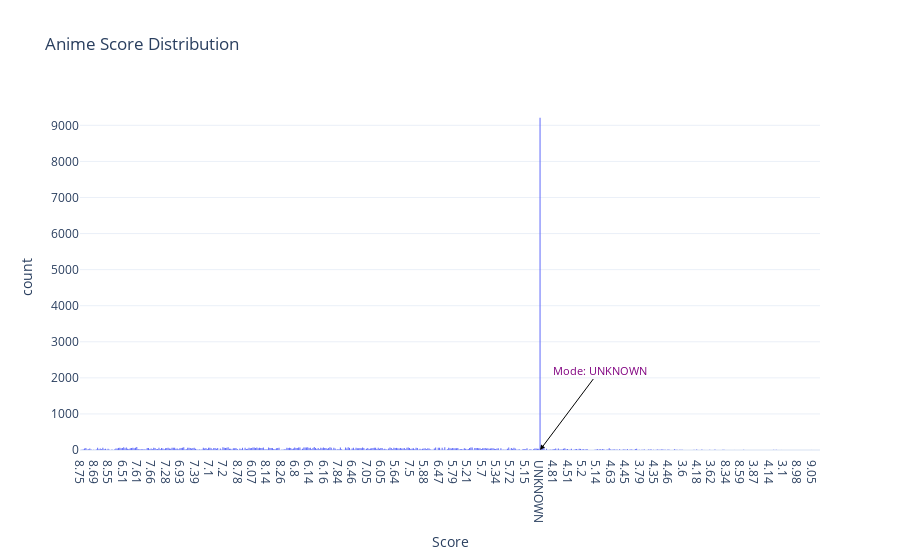
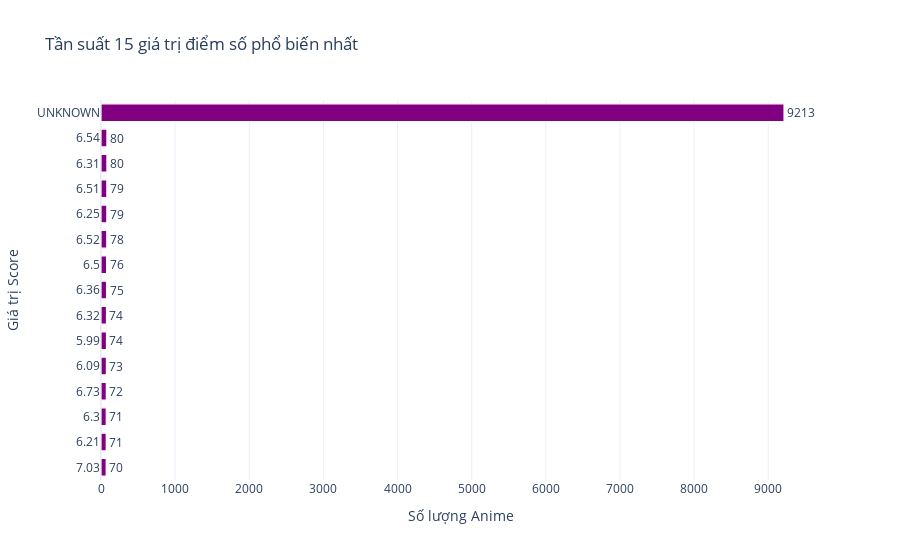

Notebook code cell kept with these figures, in order:
### Markdown cell above
### 3.1.1.Misleading Insight
- What is the distribution of anime scores within our dataset?

### Code cell
# Kiểm tra xem cột 'Score' có tồn tại trong DataFrame không
if 'Score' in df_anime_dataset_2023.columns:
    try:
        # Vẽ biểu đồ phân phối
        fig = px.histogram(
            df_anime_dataset_2023,
            x='Score',
            title='Anime Score Distribution',
            labels={'Score': 'Score'}
        )

        # Tìm Mode (giá trị xuất hiện nhiều nhất)
        mode_value = df_anime_dataset_2023['Score'].mode()[0]
        fig.add_annotation(
            x=mode_value,
            y=0,
            text=f"Mode: {mode_value}",
            showarrow=True,
            arrowhead=2,
            ax=60,  # Di chuyển mũi tên sang phải (giá trị dương)
            ay=-80,  # Di chuyển mũi tên lên trên (giá trị âm)
            font=dict(color="#800080", size=11),  # Đổi màu chữ thành đỏ
            arrowcolor="black"  # Đổi màu mũi tên thành xanh
        )

        # Hiển thị biểu đồ
        fig.show()
    except Exception as e:
        print("Không thể vẽ biểu đồ này do data không phù hợp:", str(e))
else:
    print("Không thể vẽ biểu đồ này do cột 'Score' không tồn tại trong DataFrame.")

# Lấy tần suất xuất hiện của các giá trị trong cột 'Score'
score_counts = df_anime_dataset_2023['Score'].value_counts().reset_index()

# Đổi tên cột để dễ hiểu
score_counts.columns = ['Score', 'Frequency']

# Lấy 15 giá trị phổ biến nhất
top_15_scores = score_counts.head(15)

# Vẽ biểu đồ cột nằm ngang
fig = px.bar(
    top_15_scores,
    x='Frequency',
    y='Score',
    orientation='h',  # Đặt biểu đồ nằm ngang
    title='Tần suất 15 giá trị điểm số phổ biến nhất',
    labels={'Score': 'Giá trị Score', 'Frequency': 'Số lượng Anime'},
    text='Frequency'
)

# Tùy chỉnh giao diện biểu đồ
fig.update_traces(
    textposition='outside',
    marker_color='purple',  # Màu cột
    marker_line_color='white',  # Màu viền cột
    marker_line_width=1.2  # Độ dày viền cột
)

fig.update_layout(
    yaxis=dict(categoryorder='total ascending'),  # Sắp xếp trục y theo thứ tự tăng dần
    bargap=0.3  # Khoảng cách giữa các cột
)

# Hiển thị biểu đồ
fig.show()

### Figure 1 — Plotly figure (JSON) as saved in the notebook; plotly's stock layout.template omitted (floating-point values rounded to 4 significant figures; data arrays with more than 128 entries replaced by an {"elided": "..."} marker saying what was removed)
{"data": [{"bingroup": "x", "hovertemplate": "Score=%{x}<br>count=%{y}<extra></extra>", "legendgroup": "", "marker": {"color": "#636efa", "pattern": {"shape": ""}}, "name": "", "orientation": "v", "showlegend": false, "type": "histogram", "x": {"elided": "24905 str values"}, "xaxis": "x", "yaxis": "y"}], "layout": {"annotations": [{"arrowcolor": "black", "arrowhead": 2, "ax": 60, "ay": -80, "font": {"color": "#800080", "size": 11}, "showarrow": true, "text": "Mode: UNKNOWN", "x": "UNKNOWN", "y": 0}], "barmode": "relative", "legend": {"tracegroupgap": 0}, "title": {"text": "Anime Score Distribution"}, "xaxis": {"anchor": "y", "domain": [0, 1], "title": {"text": "Score"}}, "yaxis": {"anchor": "x", "domain": [0, 1], "title": {"text": "count"}}}}

### Figure 2 — Plotly figure (JSON) as saved in the notebook; plotly's stock layout.template omitted (floating-point values rounded to 4 significant figures)
{"data": [{"hovertemplate": "Số lượng Anime=%{text}<br>Giá trị Score=%{y}<extra></extra>", "legendgroup": "", "marker": {"color": "purple", "line": {"color": "white", "width": 1.2}, "pattern": {"shape": ""}}, "name": "", "orientation": "h", "showlegend": false, "text": [9213.0, 80.0, 80.0, 79.0, 79.0, 78.0, 76.0, 75.0, 74.0, 74.0, 73.0, 72.0, 71.0, 71.0, 70.0], "textposition": "outside", "type": "bar", "x": [9213, 80, 80, 79, 79, 78, 76, 75, 74, 74, 73, 72, 71, 71, 70], "xaxis": "x", "y": ["UNKNOWN", "6.31", "6.54", "6.25", "6.51", "6.52", "6.5", "6.36", "5.99", "6.32", "6.09", "6.73", "6.21", "6.3", "7.03"], "yaxis": "y"}], "layout": {"bargap": 0.3, "barmode": "relative", "legend": {"tracegroupgap": 0}, "title": {"text": "Tần suất 15 giá trị điểm số phổ biến nhất"}, "xaxis": {"anchor": "y", "domain": [0, 1], "title": {"text": "Số lượng Anime"}}, "yaxis": {"anchor": "x", "categoryorder": "total ascending", "domain": [0, 1], "title": {"text": "Giá trị Score"}}}}
